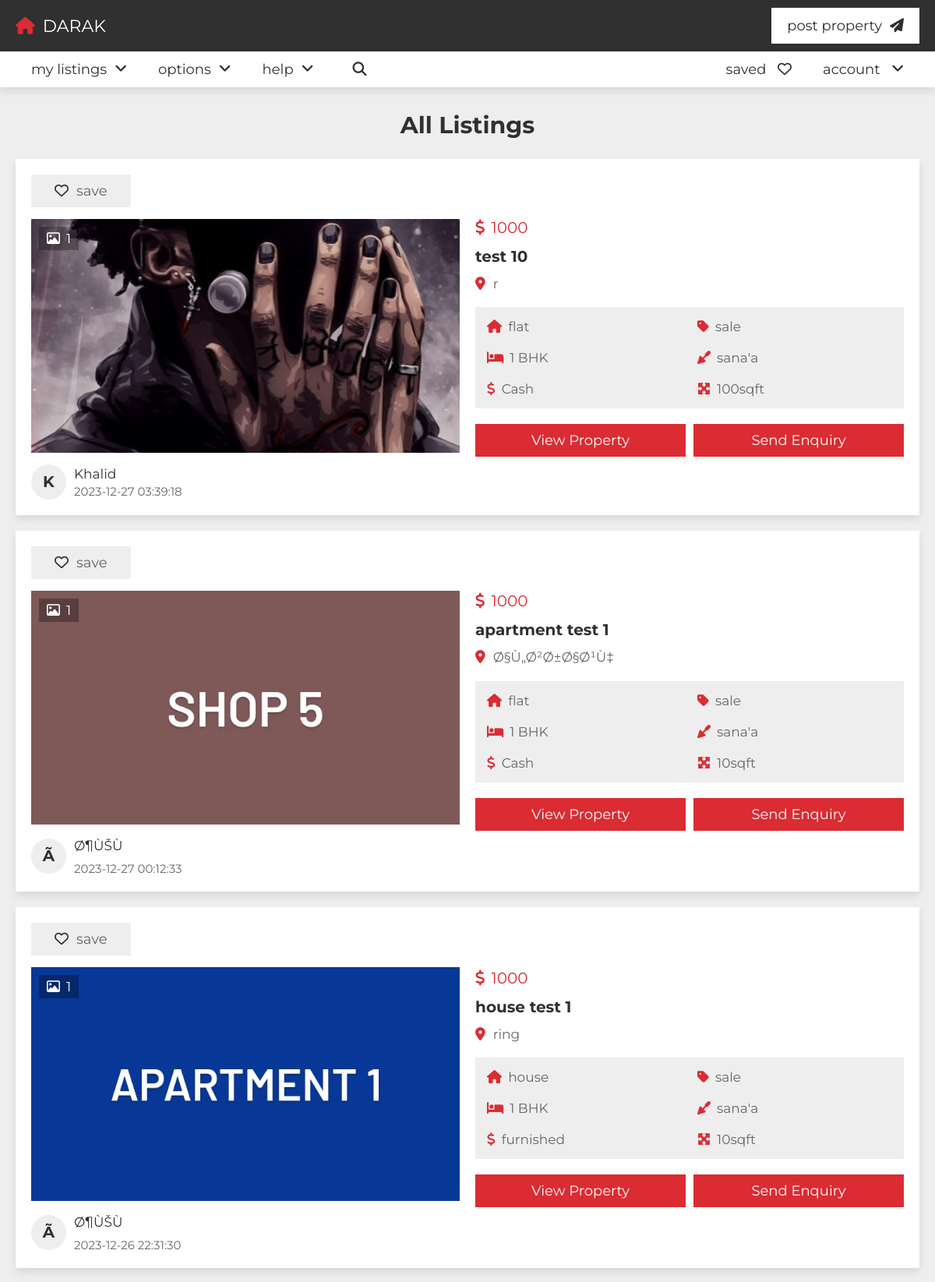
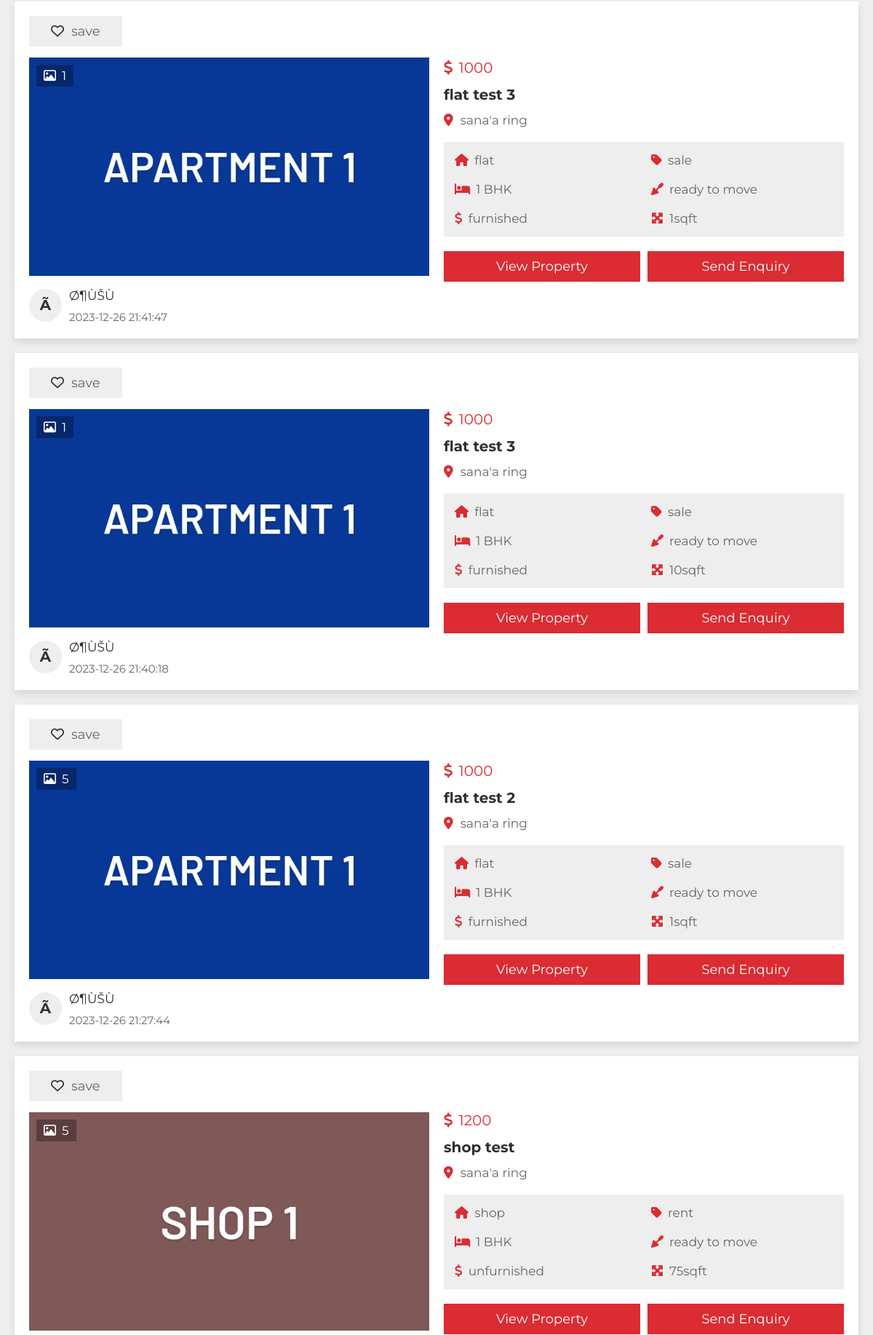
Screenshot of /listings.php (upper part) with the database file from the repository (2 pictures, top to bottom).
### tables this page shows
CREATE TABLE IF NOT EXISTS `property` (
  `id` varchar(20) NOT NULL,
  `user_id` varchar(20) NOT NULL,
  `property_name` varchar(50) NOT NULL,
  `address` varchar(100) NOT NULL,
  `city` varchar(1000) NOT NULL,
  `price` varchar(10) NOT NULL,
  `currency` varchar(1000) NOT NULL,
  `type` varchar(10) NOT NULL,
  `category` varchar(255) DEFAULT NULL,
  `title` varchar(255) DEFAULT NULL,
  `offer` varchar(10) NOT NULL,
  `contract` varchar(1000) NOT NULL,
  `status` varchar(50) NOT NULL,
  `furnished` varchar(50) NOT NULL,
  `halls` varchar(1000) NOT NULL,
  `bhk` varchar(10) NOT NULL,
  `deposite` varchar(10) NOT NULL,
  `bedroom` varchar(10) NOT NULL,
  `bathroom` varchar(10) NOT NULL,
  `balcony` varchar(10) NOT NULL,
  `carpet` varchar(10) NOT NULL,
  `age` varchar(2) NOT NULL,
  `finishing` varchar(1000) NOT NULL,
  `total_floors` varchar(2) NOT NULL,
  `room_floor` varchar(2) NOT NULL,
  `loan` varchar(50) NOT NULL,
  `lift` varchar(3) NOT NULL DEFAULT 'no',
  `security_guard` varchar(3) NOT NULL DEFAULT 'no',
  `play_ground` varchar(3) NOT NULL DEFAULT 'no',
  `garden` varchar(3) NOT NULL DEFAULT 'no',
  `water_supply` varchar(3) NOT NULL DEFAULT 'no',
  `power_backup` varchar(3) NOT NULL DEFAULT 'no',
  `parking_area` varchar(3) NOT NULL DEFAULT 'no',
  `gym` varchar(3) NOT NULL DEFAULT 'no',
  `shopping_mall` varchar(3) NOT NULL DEFAULT 'no',
  `hospital` varchar(3) NOT NULL DEFAULT 'no',
  `school` varchar(3) NOT NULL DEFAULT 'no',
  `market_area` varchar(3) NOT NULL DEFAULT 'no',
  `image_01` varchar(50) NOT NULL,
  `image_02` varchar(50) NOT NULL,
  `image_03` varchar(50) NOT NULL,
  `image_04` varchar(50) NOT NULL,
  `image_05` varchar(50) NOT NULL,
  `description` varchar(1000) NOT NULL,
  `date` datetime NOT NULL DEFAULT CURRENT_TIMESTAMP,
  PRIMARY KEY (`id`)
);

CREATE TABLE IF NOT EXISTS `users` (
  `id` varchar(20) NOT NULL,
  `name` varchar(50) NOT NULL,
  `number` varchar(10) NOT NULL,
  `email` varchar(50) NOT NULL,
  `password` varchar(50) NOT NULL,
  `uimage` varchar(300) NOT NULL,
  PRIMARY KEY (`id`)
);

### listings.php (the view, shortened to what this page needs)
<?php
include 'components/connect.php';
include 'components/save_send.php';
?>
<!DOCTYPE html>
<html lang="en">
<head>
   <link rel="stylesheet" href="https://cdnjs.cloudflare.com/ajax/libs/font-awesome/6.2.0/css/all.min.css">
   <link rel="stylesheet" href="css/style.css">
</head>
<body>
<?php include 'components/user_header.php'; ?>
<section class="listings">
   <h1 class="heading">all listings</h1>
   <div class="box-container">
      <?php
         $select_properties = $conn->prepare("SELECT * FROM `property` ORDER BY date DESC");
         $select_properties->execute();
         if($select_properties->rowCount() > 0){
            while($fetch_property = $select_properties->fetch(PDO::FETCH_ASSOC)){
            $select_user = $conn->prepare("SELECT * FROM `users` WHERE id = ?");
            $select_user->execute([$fetch_property['user_id']]);
            $fetch_user = $select_user->fetch(PDO::FETCH_ASSOC);
            if(!empty($fetch_property['image_02'])){
               $image_coutn_02 = 1;
            }else{
               $image_coutn_02 = 0;
            }
            if(!empty($fetch_property['image_03'])){
               $image_coutn_03 = 1;
            }else{
               $image_coutn_03 = 0;
            }
            if(!empty($fetch_property['image_04'])){
               $image_coutn_04 = 1;
            }else{
               $image_coutn_04 = 0;
            }
            if(!empty($fetch_property['image_05'])){
               $image_coutn_05 = 1;
            }else{
               $image_coutn_05 = 0;
            }
            $total_images = (1 + $image_coutn_02 + $image_coutn_03 + $image_coutn_04 + $image_coutn_05);
            $select_saved = $conn->prepare("SELECT * FROM `saved` WHERE property_id = ? and user_id = ?");
            $select_saved->execute([$fetch_property['id'], $user_id]);
      ?>
      <form action="" method="POST">
         <div class="box">
            <?php
               if($select_saved->rowCount() > 0){
            ?>
            <button type="submit" name="save" class="save"><i class="fas fa-heart"></i><span>saved</span></button>
            <?php
               }else{
            ?>
            <button type="submit" name="save" class="save"><i class="far fa-heart"></i><span>save</span></button>
            <?php
               }
            ?>
            <div class="thumb">
               <p class="total-images"><i class="far fa-image"></i><span><?= $total_images; ?></span></p>
               <img src="uploaded_files/<?= $fetch_property['image_01']; ?>" alt="">
            </div>
            <div class="admin">
               <h3><?= substr($fetch_user['name'], 0, 1); ?></h3>
               <div>
                  <p><?= $fetch_user['name']; ?></p>
                  <span><?= $fetch_property['date']; ?></span>
               </div>
            </div>
         </div>
         <div class="box">
            <div class="price"><i class="fas fa-dollar-sign"></i><span><?= $fetch_property['price']; ?></span></div>
            <h3 class="name"><?= $fetch_property['property_name']; ?></h3>
            <p class="location"><i class="fas fa-map-marker-alt"></i><span><?= $fetch_property['address']; ?></span></p>
            <div class="flex">
               <p><i class="fas fa-house"></i><span><?= $fetch_property['type']; ?></span></p>
               <p><i class="fas fa-tag"></i><span><?= $fetch_property['offer']; ?></span></p>
               <p><i class="fas fa-bed"></i><span><?= $fetch_property['bhk']; ?> BHK</span></p>
               <p><i class="fas fa-trowel"></i><span><?= $fetch_property['status']; ?></span></p>
               <p><i class="fas fa-dollar-sign"></i><span><?= $fetch_property['furnished']; ?></span></p>
               <p><i class="fas fa-maximize"></i><span><?= $fetch_property['carpet']; ?>sqft</span></p>
            </div>
            <div class="flex-btn">
               <a href="view_property.php?get_id=<?= $fetch_property['id']; ?>" class="btn">view property</a>
               <input type="submit" value="send enquiry" name="send" class="btn">
            </div>
         </div>
      </form>
      <?php
         }
      }else{
         echo '<p class="empty">no properties added yet! <a href="post_property.php" style="margin-top:1.5rem;" class="btn">add new</a></p>';
      }
      ?>
   </div>
</section>
</body>
</html>

### css/style.css (style rules this page uses)
:root { --main-color:#DA2C32; --light-color:#666; --light-bg:#eee; --white:#fff; --black:#303030; --border:.1rem solid var(--light-color); --box-shodow:0 .5rem 1rem rgba(0,0,0,.1); }
* { font-family: 'Montserrat', sans-serif; margin: 0; padding: 0; box-sizing: border-box; outline: none; border: none; text-decoration: none; }
html { font-size: 62.5%; overflow-x: hidden; scroll-behavior: smooth; scroll-padding-top: 10rem; }
body { background-color: var(--light-bg); }
section { padding: 3rem 2rem; max-width: 1200px; margin: 0 auto; }
.heading { text-align: center; padding-bottom: 2.5rem; font-size: 3rem; color: var(--black); text-transform: capitalize; }
.btn, .inline-btn { margin-top: 1rem; padding: 1rem 3rem; background-color: var(--main-color); color: var(--white); cursor: pointer; text-align: center; font-size: 1.8rem; text-transform: capitalize; }
.btn { display: block; width: 100%; }
.flex-btn { display: flex; gap: 1rem; justify-content: space-between; align-items: flex-end; }
.listings .box-container { display: grid; row-gap: 2rem; }
.listings .box-container form { background-color: var(--white); box-shadow: var(--box-shodow); padding: 2rem; display: flex; gap: 2rem; flex-wrap: wrap; align-items: center; }
.listings .box-container form .box { flex: 1 1 40rem; overflow-x: hidden; }
.listings .box-container form .box .thumb { height: 30rem; position: relative; margin: 1.5rem 0; }
.listings .box-container form .box .thumb img { height: 100%; width: 100%; object-fit: cover; }
.listings .box-container form .box .save { padding: 1rem 3rem; background-color: var(--light-bg); font-size: 1.8rem; cursor: pointer; }
.listings .box-container form .box .save i { margin-right: 1rem; color: var(--black); }
.listings .box-container form .box .save span { color: var(--light-color); }
.listings .box-container form .box .thumb .total-images { position: absolute; top: 1rem; left: 1rem; background-color: rgba(0,0,0,.3); color: var(--white); padding:.5rem 1rem; font-size: 1.7rem; }
.listings .box-container form .box .thumb .total-images i { margin-right: .8rem; }
.listings .box-container form .box .admin { display: flex; align-items: center; gap: 1rem; }
.listings .box-container form .box .admin h3 { height: 4.5rem; line-height: 4.4rem; width: 4.5rem; border-radius: 50%; font-size: 2rem; color: var(--black); background-color: var(--light-bg); text-align:center; text-transform: uppercase; }
.listings .box-container form .box .admin p { padding-bottom: .3rem; color: var(--black); font-size: 1.7rem; }
.listings .box-container form .box .admin span { color: var(--light-color); font-size: 1.5rem; }
.listings .box-container form .box .price { font-size: 2rem; color: var(--main-color); }
.listings .box-container form .box .price i { margin-right: .8rem; }
.listings .box-container form .box .name { font-size: 2rem; padding: 1rem 0; color: var(--black); line-height: 1.5; text-overflow: ellipsis; }
.listings .box-container form .box .location { font-size: 1.7rem; color: var(--light-color); padding-bottom: 1rem; }
.listings .box-container form .box .location i { margin-right: 1rem; color: var(--main-color); }
.listings .box-container form .box .flex { margin: 1rem 0; background-color: var(--light-bg); padding: 1.5rem; display: flex; flex-wrap: wrap; justify-content: space-between; gap: 2rem; }
.listings .box-container form .box .flex p { font-size: 1.7rem; flex: 1 1 20rem; }
.listings .box-container form .box .flex p i { color: var(--main-color); margin-right: .8rem; }
.listings .box-container form .box .flex p span { color: var(--light-color); }

### rows the page displays
property: total_images "1", image_01 (picture), user.name "K", user.name "Khalid", date "2023-12-27 03:39:18", price "1000", property_name "test 10", address "r", type "flat", offer "sale", bhk "1", status "sana'a", furnished "Cash", carpet "100"
property: total_images "1", image_01 (picture), user.name "Ã", user.name "Ø¶ÙŠÙ", date "2023-12-27 00:12:33", price "1000", property_name "apartment test 1", address "Ø§Ù„Ø²Ø±Ø§Ø¹Ù‡", type "flat", offer "sale", bhk "1", status "sana'a", furnished "Cash", carpet "10"
property: total_images "1", image_01 (picture), user.name "Ã", user.name "Ø¶ÙŠÙ", date "2023-12-26 22:31:30", price "1000", property_name "house test 1", address "ring", type "house", offer "sale", bhk "1", status "sana'a", furnished "furnished", carpet "10"
property: total_images "1", image_01 (picture), user.name "Ã", user.name "Ø¶ÙŠÙ", date "2023-12-26 21:41:47", price "1000", property_name "flat test 3", address "sana'a ring", type "flat", offer "sale", bhk "1", status "ready to move", furnished "furnished", carpet "1"
property: total_images "1", image_01 (picture), user.name "Ã", user.name "Ø¶ÙŠÙ", date "2023-12-26 21:40:18", price "1000", property_name "flat test 3", address "sana'a ring", type "flat", offer "sale", bhk "1", status "ready to move", furnished "furnished", carpet "10"
property: total_images "5", image_01 (picture), user.name "Ã", user.name "Ø¶ÙŠÙ", date "2023-12-26 21:27:44", price "1000", property_name "flat test 2", address "sana'a ring", type "flat", offer "sale", bhk "1", status "ready to move", furnished "furnished", carpet "1"
property: total_images "5", image_01 (picture), price "1200", property_name "shop test", address "sana'a ring", type "shop", offer "rent", bhk "1", status "ready to move", furnished "unfurnished", carpet "75"
